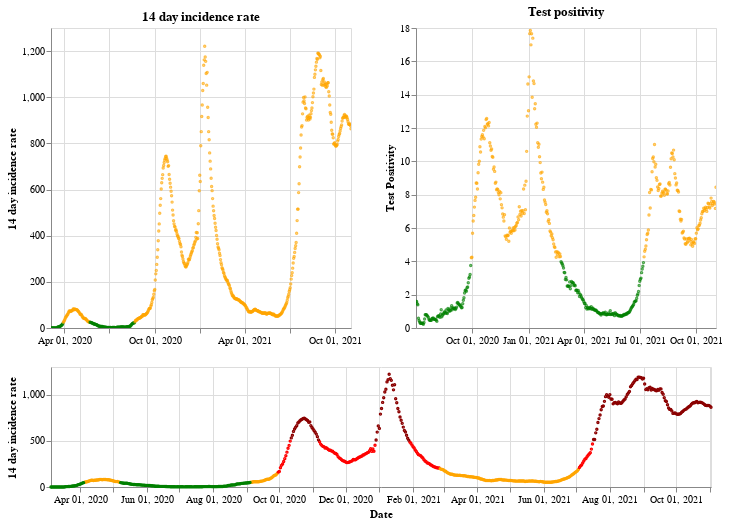

Here is the notebook cell this chart was saved with:
### Markdown cell above
## Northern Ireland

### Code cell
plot_traffic_light('Northern Ireland')

### Figure 1 — Vega-Lite specification as saved in the notebook (floating-point values rounded to 4 significant figures; data arrays with more than 128 entries replaced by an {"elided": "..."} marker saying what was removed)
{"config": {"view": {"continuousWidth": 400, "continuousHeight": 300}}, "vconcat": [{"hconcat": [{"mark": {"type": "point", "size": 2}, "encoding": {"color": {"condition": {"value": "green", "test": "(datum.twoWeeklyCasesRate <= 25)"}, "value": "orange"}, "tooltip": [{"type": "nominal", "field": "areaName"}, {"type": "temporal", "field": "date"}, {"type": "quantitative", "field": "twoWeeklyCasesRate"}, {"type": "quantitative", "field": "testPositivity"}], "x": {"type": "temporal", "axis": {"title": ""}, "field": "date", "scale": {"domain": {"selection": "DateBrush"}}, "timeUnit": "yearmonthdate"}, "y": {"type": "quantitative", "axis": {"title": "14 day incidence rate"}, "field": "twoWeeklyCasesRate"}}, "title": "14 day incidence rate", "width": 300}, {"mark": {"type": "point", "size": 2}, "encoding": {"color": {"condition": {"value": "green", "test": "(datum.testPositivity <= 4)"}, "value": "orange"}, "tooltip": [{"type": "nominal", "field": "areaName"}, {"type": "temporal", "field": "date"}, {"type": "quantitative", "field": "twoWeeklyCasesRate"}, {"type": "quantitative", "field": "testPositivity"}], "x": {"type": "temporal", "axis": {"title": ""}, "field": "date", "scale": {"domain": {"selection": "DateBrush"}}, "timeUnit": "yearmonthdate"}, "y": {"type": "quantitative", "axis": {"title": "Test Positivity"}, "field": "testPositivity"}}, "title": "Test positivity", "width": 300}]}, {"layer": [{"mark": {"type": "point", "size": 2}, "encoding": {"color": {"condition": {"value": "orange", "test": "(((datum.testPositivity < 4) && (datum.twoWeeklyCasesRate >= 50)) && (datum.twoWeeklyCasesRate < 200))"}, "value": "red"}, "opacity": {"condition": {"value": 1, "test": "((datum.twoWeeklyCasesRate >= 50) && (datum.twoWeeklyCasesRate < 500))"}, "value": 0}, "tooltip": [{"type": "nominal", "field": "areaName"}, {"type": "temporal", "field": "date"}, {"type": "quantitative", "field": "twoWeeklyCasesRate"}, {"type": "quantitative", "field": "testPositivity"}], "x": {"type": "temporal", "axis": {"title": "Date"}, "field": "date", "timeUnit": "yearmonthdate"}, "y": {"type": "quantitative", "axis": {"title": "14 day incidence rate"}, "field": "twoWeeklyCasesRate"}}, "selection": {"DateBrush": {"type": "interval", "encodings": ["x"], "fields": ["Time"]}}}, {"mark": {"type": "point", "size": 2}, "encoding": {"color": {"value": "darkred"}, "opacity": {"condition": {"value": 1, "test": "(datum.twoWeeklyCasesRate >= 500)"}, "value": 0}, "tooltip": [{"type": "nominal", "field": "areaName"}, {"type": "temporal", "field": "date"}, {"type": "quantitative", "field": "twoWeeklyCasesRate"}, {"type": "quantitative", "field": "testPositivity"}], "x": {"type": "temporal", "axis": {"title": "Date"}, "field": "date", "timeUnit": "yearmonthdate"}, "y": {"type": "quantitative", "axis": {"title": "14 day incidence rate"}, "field": "twoWeeklyCasesRate"}}}, {"mark": {"type": "point", "size": 2}, "encoding": {"color": {"condition": {"value": "green", "test": "((datum.testPositivity < 4) && (datum.twoWeeklyCasesRate < 50))"}, "value": "orange"}, "opacity": {"condition": {"value": 1, "test": "(datum.twoWeeklyCasesRate < 50)"}, "value": 0}, "tooltip": [{"type": "nominal", "field": "areaName"}, {"type": "temporal", "field": "date"}, {"type": "quantitative", "field": "twoWeeklyCasesRate"}, {"type": "quantitative", "field": "testPositivity"}], "x": {"type": "temporal", "axis": {"title": "Date"}, "field": "date", "timeUnit": "yearmonthdate"}, "y": {"type": "quantitative", "axis": {"title": "14 day incidence rate"}, "field": "twoWeeklyCasesRate"}}}], "height": 120, "width": 660}], "data": {"name": "data-08765aea36e357264eaef5092174d834"}, "$schema": "https://vega.github.io/schema/vega-lite/v4.8.1.json", "datasets": {"data-08765aea36e357264eaef5092174d834": {"elided": "608 records"}}}
